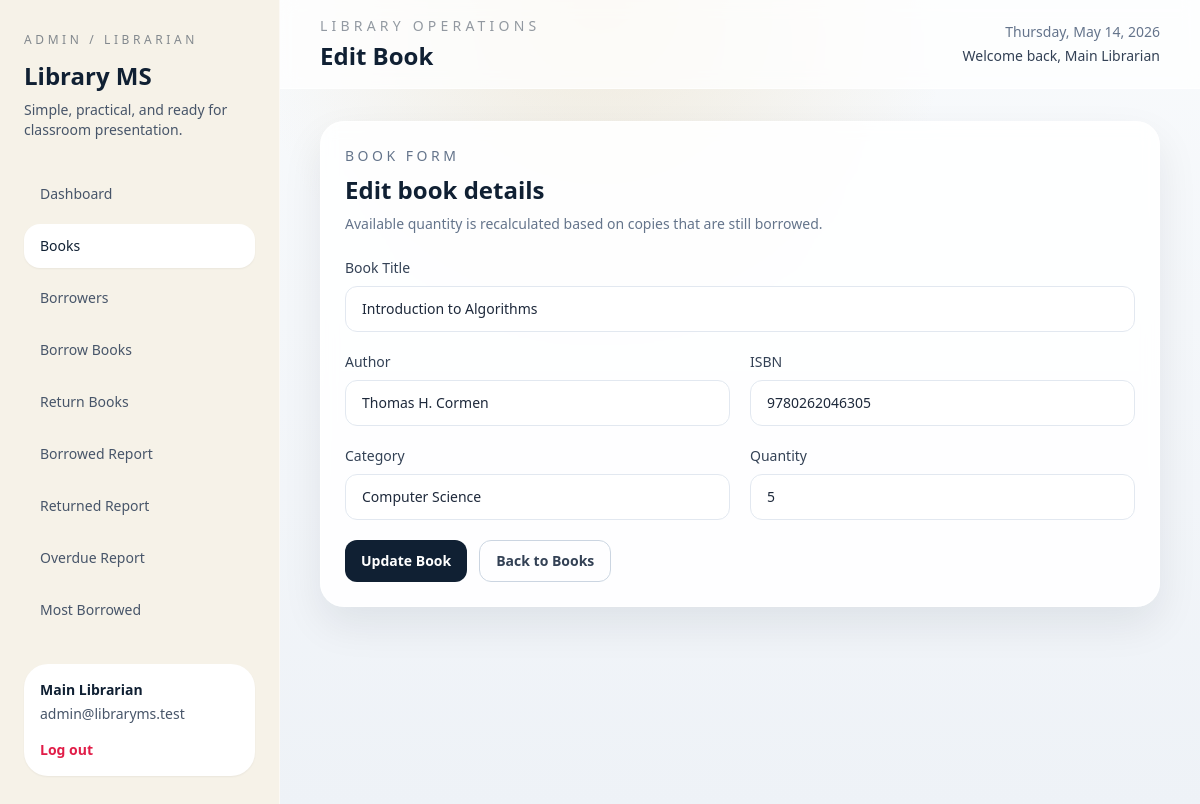
Screenshot of /admin/books/edit.php?id=1 (signed in) with the database file from the repository.
### tables this page shows
CREATE TABLE books (
    id INT AUTO_INCREMENT PRIMARY KEY,
    title VARCHAR(160) NOT NULL,
    author VARCHAR(120) NOT NULL,
    isbn VARCHAR(50) NOT NULL UNIQUE,
    category VARCHAR(100) NOT NULL,
    quantity INT NOT NULL DEFAULT 1,
    available_quantity INT NOT NULL DEFAULT 1,
    created_at TIMESTAMP DEFAULT CURRENT_TIMESTAMP
);

### includes/db.php (called while the page is built, shortened)
<?php
function db(): PDO
{
    static $pdo = null;
    if ($pdo instanceof PDO) {
        return $pdo;
    }
    $dsn = sprintf('mysql:host=%s;port=%s;dbname=%s;charset=utf8mb4', DB_HOST, DB_PORT, DB_NAME);
    try {
        $pdo = new PDO($dsn, DB_USER, DB_PASS, [
            PDO::ATTR_ERRMODE => PDO::ERRMODE_EXCEPTION,
            PDO::ATTR_DEFAULT_FETCH_MODE => PDO::FETCH_ASSOC,
        ]);
    } catch (PDOException $exception) {
        http_response_code(500);
        echo '<h1>Database Connection Error</h1>';
        echo '<p>Please update your database settings in <code>.env</code> or <code>includes/config.php</code>.</p>';
        echo '<pre>' . htmlspecialchars($exception->getMessage(), ENT_QUOTES, 'UTF-8') . '</pre>';
        exit;
    }
    return $pdo;
}

### includes/library.php (called while the page is built, shortened)
<?php
function get_book(int $bookId): ?array
{
    $statement = db()->prepare('SELECT * FROM books WHERE id = :id LIMIT 1');
    $statement->execute(['id' => $bookId]);
    $book = $statement->fetch();
    return $book ?: null;
}

### includes/helpers.php (called while the page is built, shortened)
<?php
function e(mixed $value): string
{
    return htmlspecialchars((string) $value, ENT_QUOTES, 'UTF-8');
}
function url(string $path = ''): string
{
    $base = rtrim(APP_URL, '/');
    $cleanPath = ltrim($path, '/');
    return $cleanPath === '' ? $base : $base . '/' . $cleanPath;
}

### admin/books/edit.php (the view, shortened to what this page needs)
<?php
$bookId = (int) ($_GET['id'] ?? 0);
$book = get_book($bookId);
$form = [
    'title' => $book['title'],
    'author' => $book['author'],
    'isbn' => $book['isbn'],
    'category' => $book['category'],
    'quantity' => (string) $book['quantity'],
];
?>
<section class="panel max-w-4xl">
    <div class="mb-6">
        <p class="text-sm uppercase tracking-[0.25em] text-slate-500">Book Form</p>
        <h3 class="mt-2 text-2xl font-semibold text-library-ink">Edit book details</h3>
        <p class="mt-2 text-sm text-slate-500">Available quantity is recalculated based on copies that are still borrowed.</p>
    </div>
    <form method="post" class="grid gap-5 md:grid-cols-2">
        <div class="md:col-span-2">
            <label class="label-text" for="title">Book Title</label>
            <input class="input-field" id="title" name="title" type="text" value="<?= e($form['title']) ?>">
        </div>
        <div>
            <label class="label-text" for="author">Author</label>
            <input class="input-field" id="author" name="author" type="text" value="<?= e($form['author']) ?>">
        </div>
        <div>
            <label class="label-text" for="isbn">ISBN</label>
            <input class="input-field" id="isbn" name="isbn" type="text" value="<?= e($form['isbn']) ?>">
        </div>
        <div>
            <label class="label-text" for="category">Category</label>
            <input class="input-field" id="category" name="category" type="text" value="<?= e($form['category']) ?>">
        </div>
        <div>
            <label class="label-text" for="quantity">Quantity</label>
            <input class="input-field" id="quantity" name="quantity" type="number" min="1" value="<?= e($form['quantity']) ?>">
        </div>
        <div class="md:col-span-2 flex flex-wrap gap-3">
            <button type="submit" class="btn-primary">Update Book</button>
            <a href="<?= e(url('admin/books/index.php')) ?>" class="btn-secondary">Back to Books</a>
        </div>
    </form>
</section>

### rows the page displays
books: title "Introduction to Algorithms", author "Thomas H. Cormen", isbn "9780262046305", category "Computer Science", quantity "5"

### other values shown
$link['label'] "Dashboard"
$link['label'] "Books"
$link['label'] "Borrowers"
$link['label'] "Borrow Books"
$link['label'] "Return Books"
$link['label'] "Borrowed Report"
$link['label'] "Returned Report"
$link['label'] "Overdue Report"
$link['label'] "Most Borrowed"
$user['name'] "Main Librarian"
$user['email'] "admin@libraryms.test"
$title "Edit Book"
